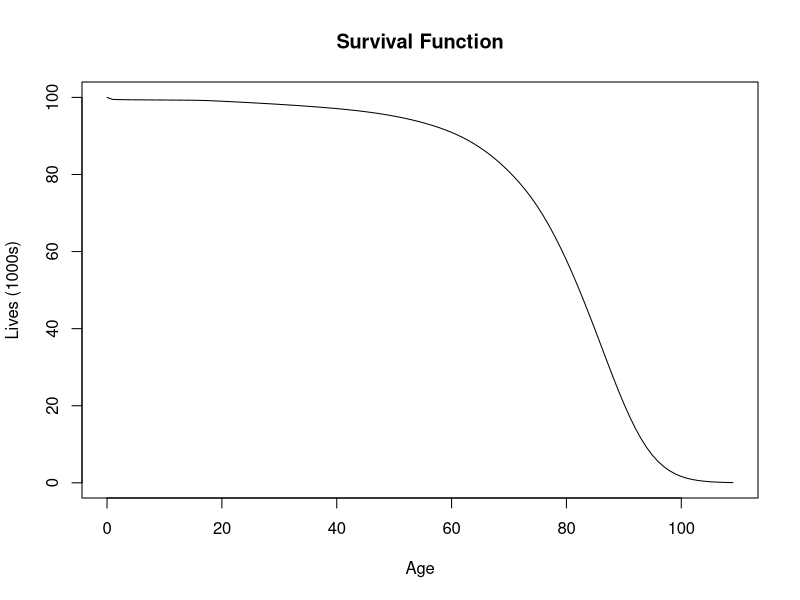
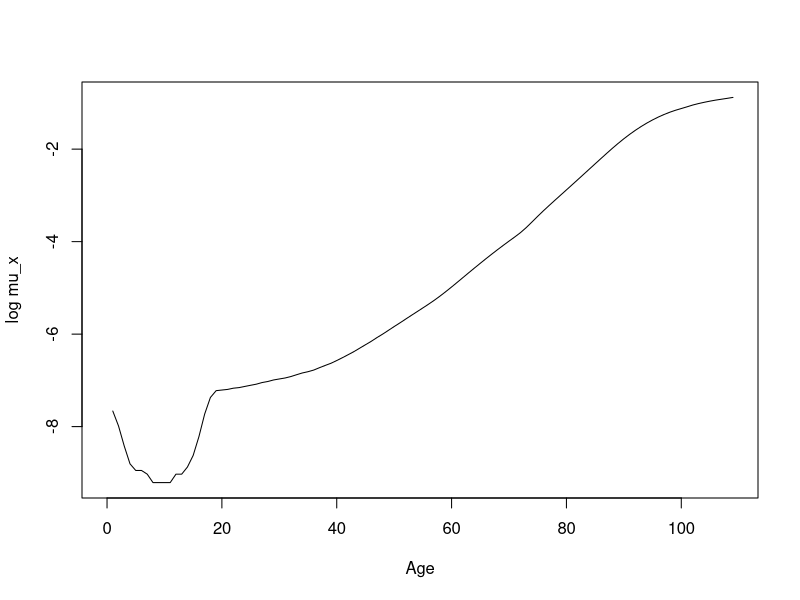
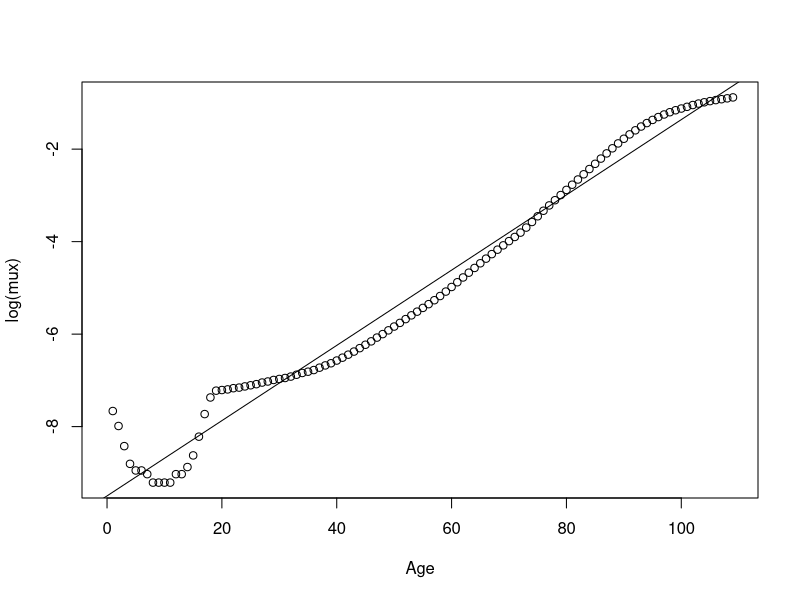
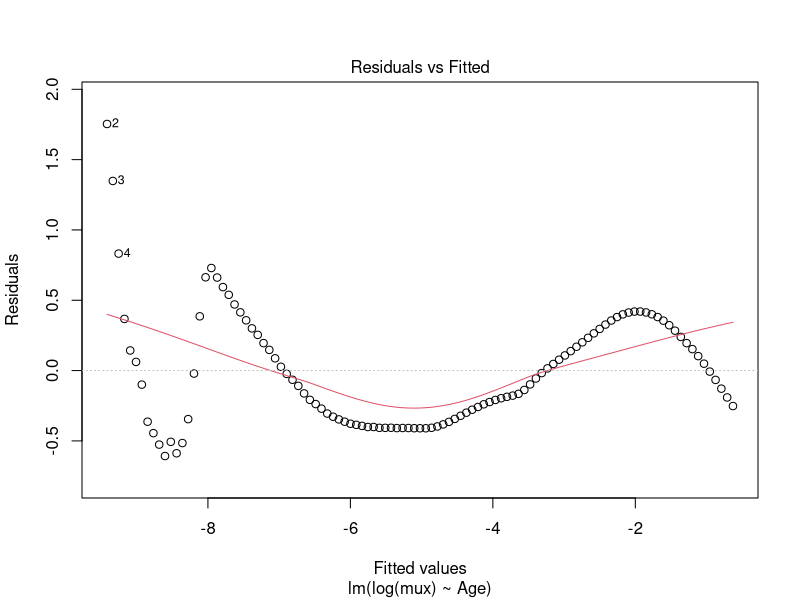
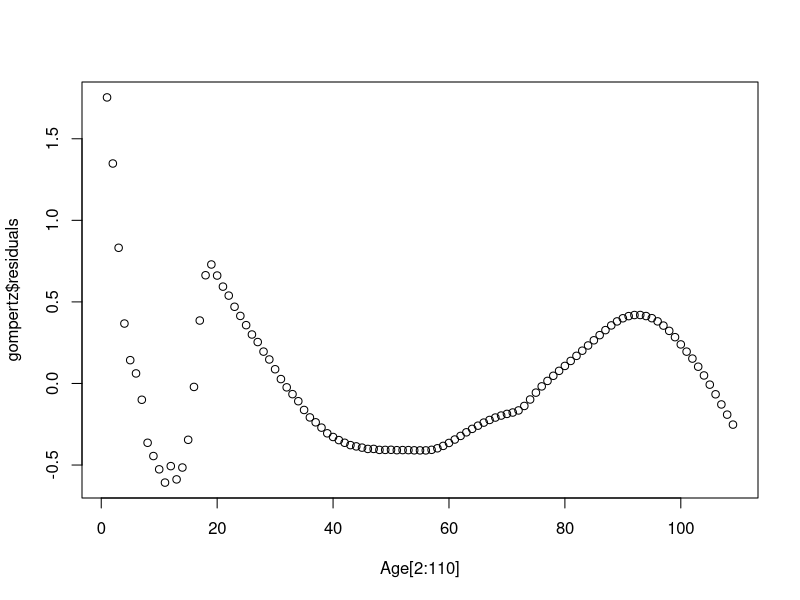
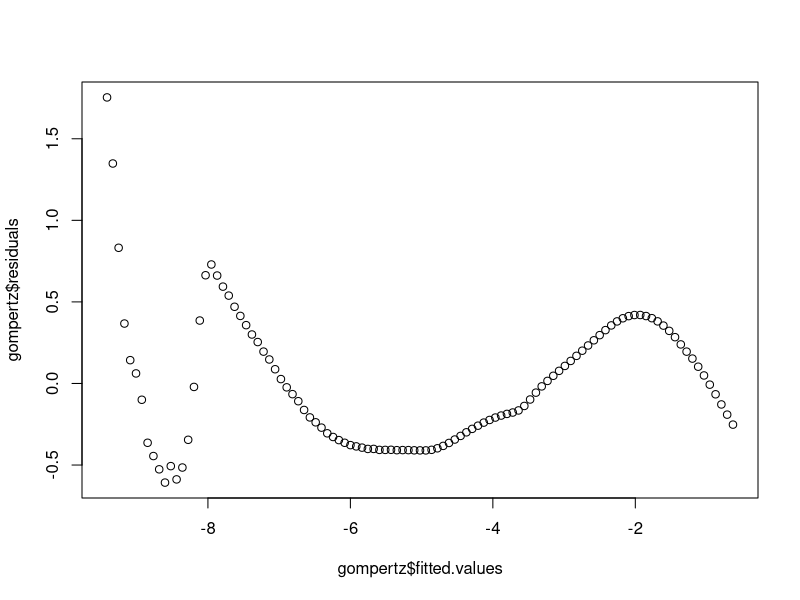

Source code (R) for these figures, in order:
#1
setwd("C:/Users/Joshua/Desktop/Joshua's Files/Australian National University/4th year/Semester 1/STAT3032 - Survival Models/Labs")   

#2
males = read.csv("males_2005-07.csv",header = TRUE)
attach(males)

#3
plot(x= Age, y = lx/1000, ylab = "Lives (1000s)", main = "Survival Function", 
     type = "l")

#4
plot(x= Age, y= log(mux), ylab = "log mu_x", type = "l")

#5
plot(x= Age, y= log(mux))
gompertz = lm(log(mux) ~ Age)
abline(gompertz)
summary(gompertz)

#6
#H0: mu_x is constant
#H1: mu_x isn't constant
#p-value ~ 0 -> reject H0.

#7.
plot(gompertz, which = 1)
plot(x = Age[2:110], gompertz$residuals)
plot(gompertz$fitted.values, gompertz$residuals)
#apparent dependence between residuals, non-constant variance
